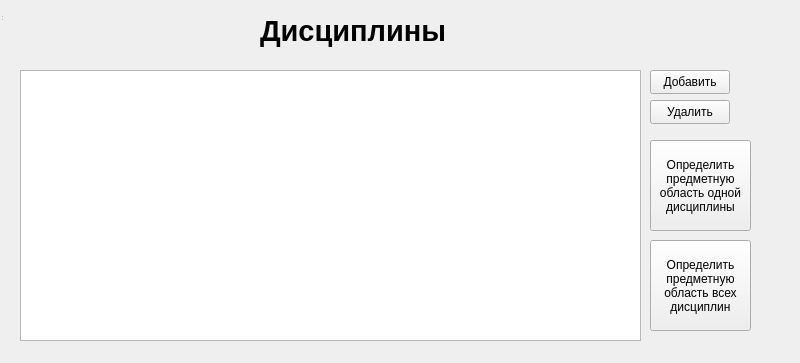
<?xml version="1.0" encoding="UTF-8"?>
<ui version="4.0">
 <class>discipline</class>
 <widget class="QWidget" name="discipline">
  <property name="geometry">
   <rect>
    <x>0</x>
    <y>0</y>
    <width>800</width>
    <height>363</height>
   </rect>
  </property>
  <property name="windowTitle">
   <string>Form</string>
  </property>
  <widget class="QWidget" name="centralwidget" native="true">
   <property name="geometry">
    <rect>
     <x>0</x>
     <y>0</y>
     <width>780</width>
     <height>351</height>
    </rect>
   </property>
   <widget class="QTableWidget" name="tableWidget">
    <property name="geometry">
     <rect>
      <x>20</x>
      <y>70</y>
      <width>621</width>
      <height>271</height>
     </rect>
    </property>
   </widget>
   <widget class="QPushButton" name="pushButton">
    <property name="geometry">
     <rect>
      <x>650</x>
      <y>70</y>
      <width>80</width>
      <height>24</height>
     </rect>
    </property>
    <property name="text">
     <string>Добавить</string>
    </property>
   </widget>
   <widget class="QPushButton" name="pushButton_2">
    <property name="geometry">
     <rect>
      <x>650</x>
      <y>100</y>
      <width>80</width>
      <height>24</height>
     </rect>
    </property>
    <property name="text">
     <string>Удалить</string>
    </property>
   </widget>
   <widget class="QLabel" name="label">
    <property name="geometry">
     <rect>
      <x>260</x>
      <y>10</y>
      <width>221</width>
      <height>41</height>
     </rect>
    </property>
    <property name="font">
     <font>
      <pointsize>22</pointsize>
      <bold>true</bold>
     </font>
    </property>
    <property name="text">
     <string>Дисциплины</string>
    </property>
   </widget>
   <widget class="QPushButton" name="pushButton_3">
    <property name="geometry">
     <rect>
      <x>650</x>
      <y>140</y>
      <width>101</width>
      <height>91</height>
     </rect>
    </property>
    <property name="text">
     <string>Определить 
предметную 
область одной 
дисциплины</string>
    </property>
   </widget>
   <widget class="QPushButton" name="pushButton_4">
    <property name="geometry">
     <rect>
      <x>650</x>
      <y>240</y>
      <width>101</width>
      <height>91</height>
     </rect>
    </property>
    <property name="text">
     <string>Определить 
предметную 
область всех
дисциплин</string>
    </property>
   </widget>
  </widget>
  <widget class="QStatusBar" name="statusbar">
   <property name="geometry">
    <rect>
     <x>0</x>
     <y>0</y>
     <width>3</width>
     <height>22</height>
    </rect>
   </property>
  </widget>
  <action name="action">
   <property name="text">
    <string>Дисциплины</string>
   </property>
  </action>
  <action name="action_2">
   <property name="text">
    <string>Дисциплины учебного плана</string>
   </property>
  </action>
  <action name="action_3">
   <property name="text">
    <string>Компетенции</string>
   </property>
  </action>
  <action name="action_4">
   <property name="text">
    <string>Компетенции дисциплины</string>
   </property>
  </action>
  <action name="action_5">
   <property name="text">
    <string>Образовательный стандарт</string>
   </property>
  </action>
  <action name="action_6">
   <property name="text">
    <string>Образовательная программа</string>
   </property>
  </action>
  <action name="action_7">
   <property name="text">
    <string>Результат</string>
   </property>
  </action>
 </widget>
 <resources/>
 <connections/>
</ui>
